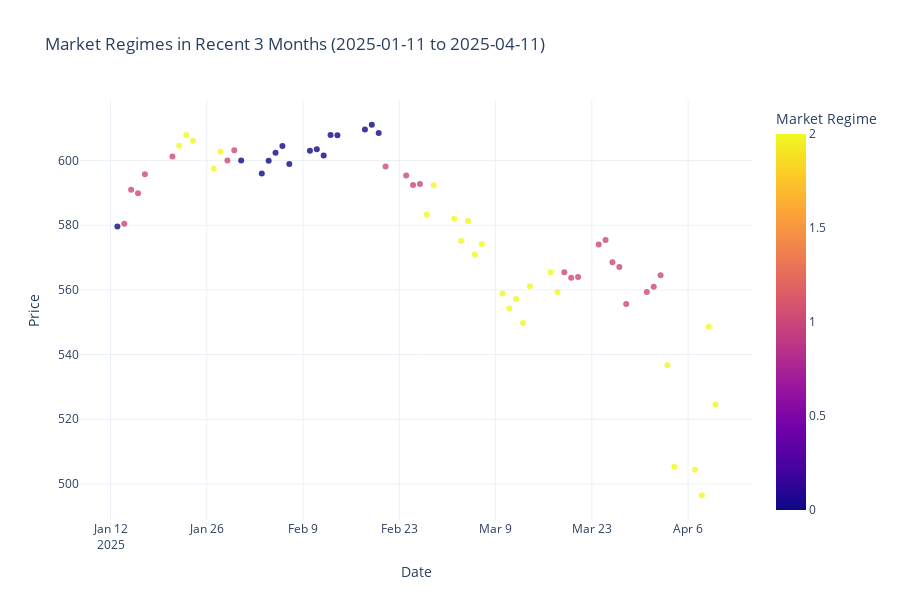
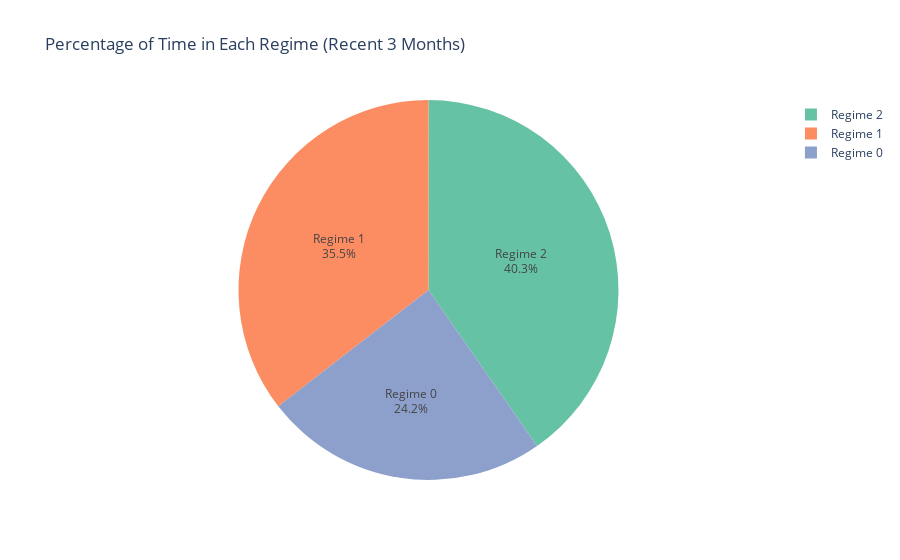
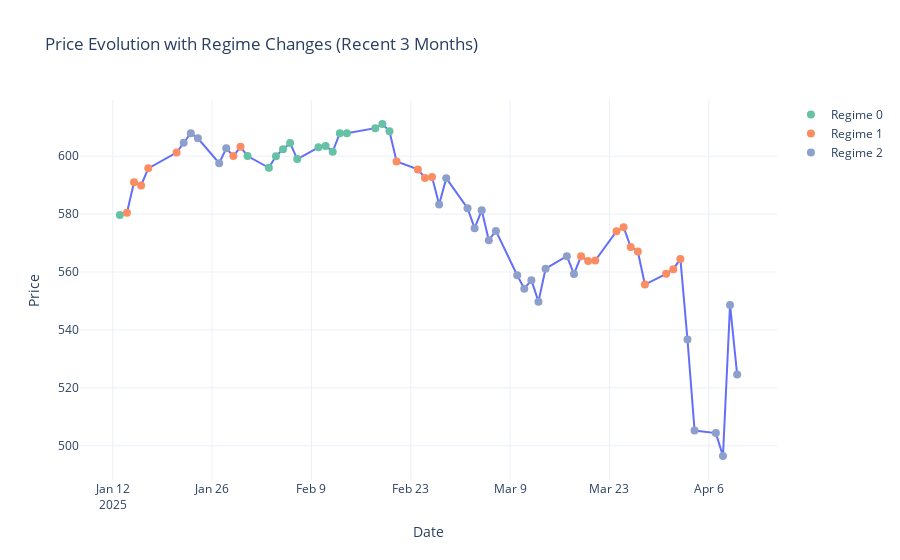

Here is the notebook cell these charts were saved with, in order:
### Code cell
# Example 2: Predict regimes for the most recent 3 months
from datetime import datetime, timedelta

today = datetime.today()
three_months_ago = today - timedelta(days=90)

start_date = three_months_ago.strftime('%Y-%m-%d')
end_date = today.strftime('%Y-%m-%d')

recent_results = predict_regimes(model, df, start_date, end_date)

# Visualize recent results with Plotly
fig = px.scatter(
    recent_results, 
    x='Date', 
    y='Close', 
    color='Predicted_Regime',
    color_discrete_sequence=regime_colors,
    title=f'Market Regimes in Recent 3 Months ({start_date} to {end_date})',
    labels={'Close': 'Price', 'Date': 'Date', 'Predicted_Regime': 'Market Regime'},
    height=600,
    opacity=0.8,
    size_max=10
)

fig.update_layout(
    xaxis_title='Date',
    yaxis_title='Price',
    legend_title='Regime',
    hovermode='closest',
    template='plotly_white'
)

fig.show()

# Calculate percentage of time in each regime with Plotly
regime_percentages = recent_results['Predicted_Regime'].value_counts(normalize=True) * 100
labels = [f"Regime {i}" for i in regime_percentages.index]

fig_pie = px.pie(
    values=regime_percentages.values,
    names=labels,
    title='Percentage of Time in Each Regime (Recent 3 Months)',
    color_discrete_sequence=regime_colors
)

fig_pie.update_traces(textinfo='percent+label', textposition='inside')
fig_pie.update_layout(uniformtext_minsize=12, uniformtext_mode='hide')
fig_pie.show()

# Add a time series view to show how the regimes evolve over time
fig_time = px.line(
    recent_results, 
    x='Date', 
    y='Close',
    title=f'Price Evolution with Regime Changes (Recent 3 Months)'
)

# Add markers for each regime
for regime in recent_results['Predicted_Regime'].unique():
    regime_data = recent_results[recent_results['Predicted_Regime'] == regime]
    fig_time.add_scatter(
        x=regime_data['Date'],
        y=regime_data['Close'],
        mode='markers',
        name=f'Regime {regime}',
        marker=dict(color=regime_colors[regime], size=8),
        showlegend=True
    )

fig_time.update_layout(
    xaxis_title='Date',
    yaxis_title='Price',
    template='plotly_white',
    hovermode='closest'
)

fig_time.show()
